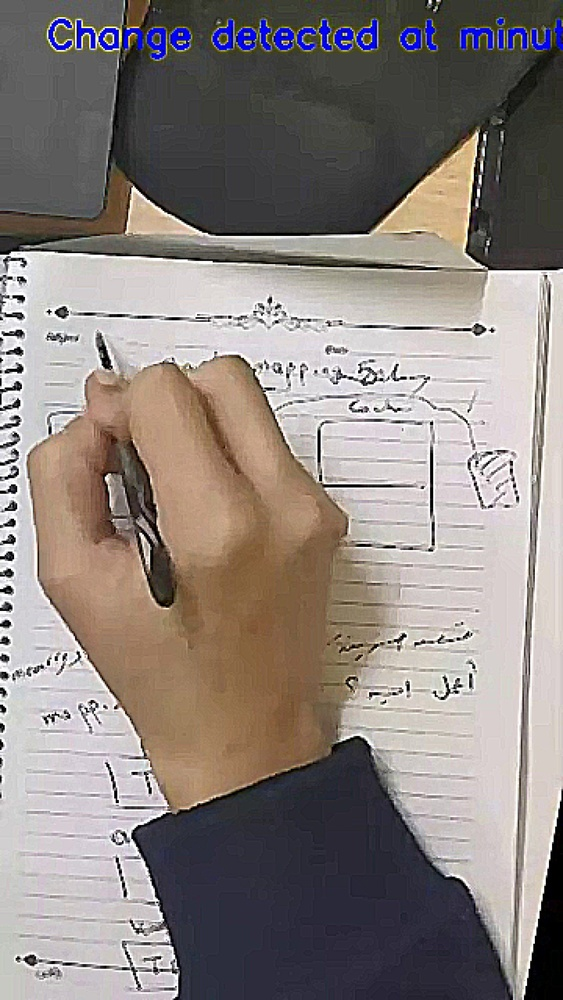
#> input picture Outputs/Enhanced_Photos/enhanced_Cap_frame_0.jpg, 563 x 1000 px, shrunk from 1280 x 2275 before the run; its folder holds only this picture in this run
$ python invert_coloer.py
#> lines starting #> are read from the running program, lines starting #| are printed output that depends on the picture
import numpy as np
import os
from PIL import Image

# 1. تحديد المسارات
input_folder = 'Outputs/Enhanced_Photos'
output_folder = 'Outputs/Final_Photos'

if not os.path.exists(output_folder):
    os.makedirs(output_folder)

# 2. جيب كل الصور
images = os.listdir(input_folder)

for img_name in images:
    if not img_name.endswith('.jpg'):
        continue

    img_path = f'{input_folder}/{img_name}'
    img = Image.open(img_path)
#> img is the input picture: PIL image 563x1000 RGB; mean R, G, B 139.7, 131, 126.9
    img_array = np.array(img)

    # 3. Invert الألوان (سبورة سوداء → خلفية بيضاء)
    inverted = np.invert(img_array)
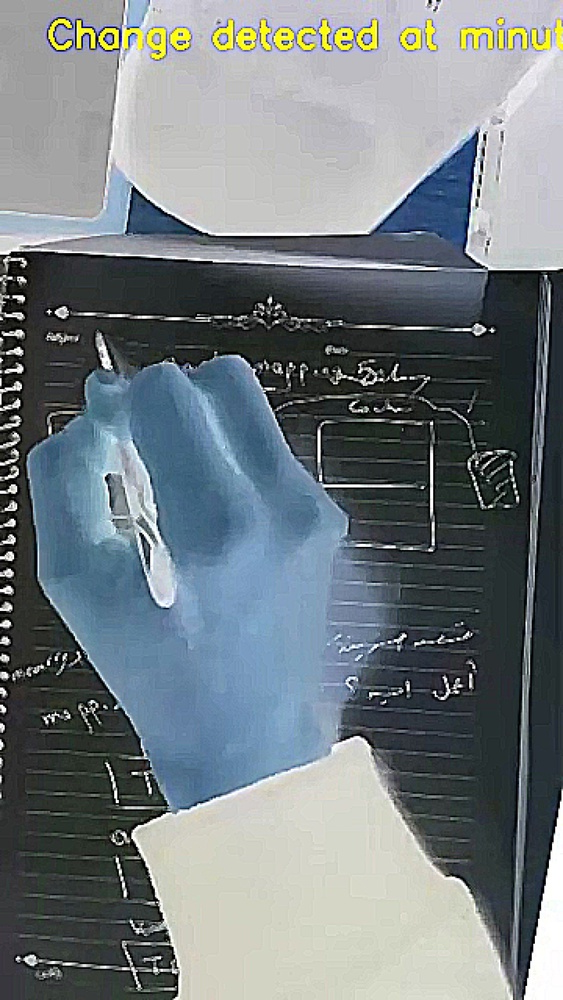
#> inverted: shape (1000, 563, 3); mean R, G, B 115.3, 124, 128.1

    # 4. ضبط التباين
    inverted = np.clip(inverted * 1.5, 0, 255).astype(np.uint8)
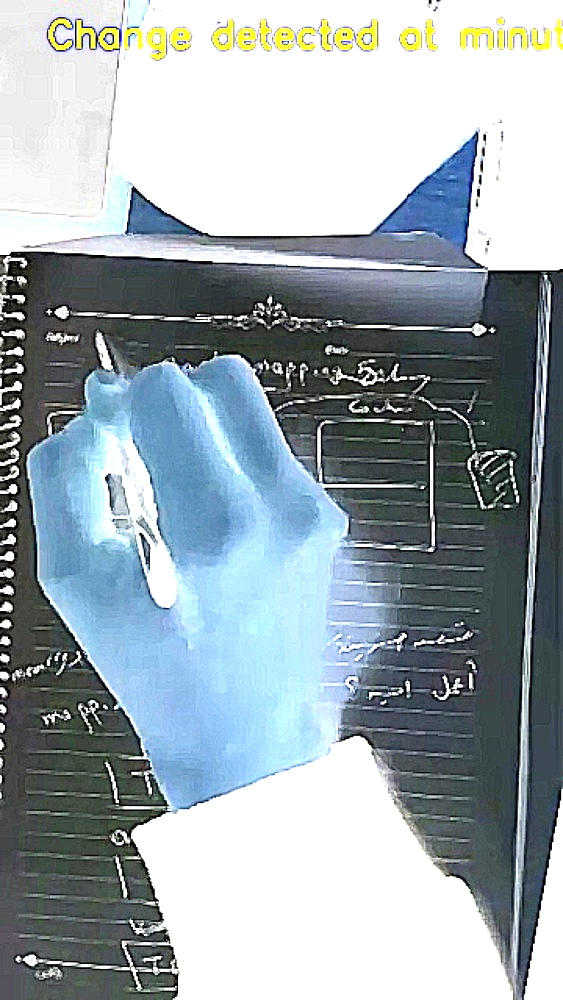
#> inverted: shape (1000, 563, 3); mean R, G, B 155, 167.7, 173.7

    # 5. حفظ الصورة النهائية
    final_img = Image.fromarray(inverted)
    save_path = f'{output_folder}/final_{img_name}'
    final_img.save(save_path)

    print(f"Archived: {img_name}")

print("Done!")

$ run again, on Outputs/Enhanced_Photos/enhanced_Cap_frame_4.jpg
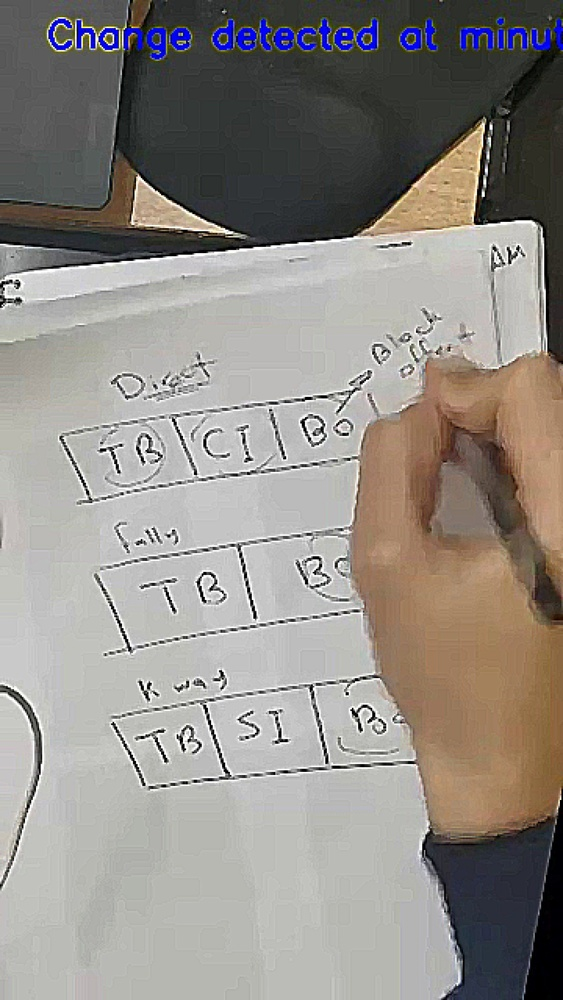
#> input picture Outputs/Enhanced_Photos/enhanced_Cap_frame_4.jpg, 563 x 1000 px, shrunk from 1280 x 2275 before the run
#> img is the input picture: PIL image 563x1000 RGB; mean R, G, B 145.3, 140.5, 135.2
#> `inverted = np.invert(img_array)`:
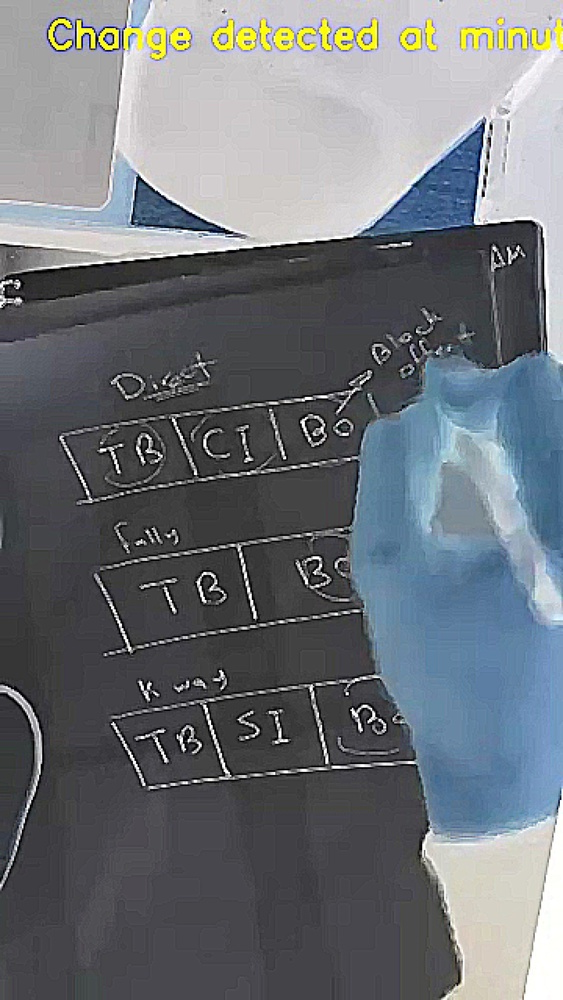
#> inverted: shape (1000, 563, 3); mean R, G, B 109.7, 114.5, 119.8
#> `inverted = np.clip(inverted * 1.5, 0, 255).astype(np.uint8)`:
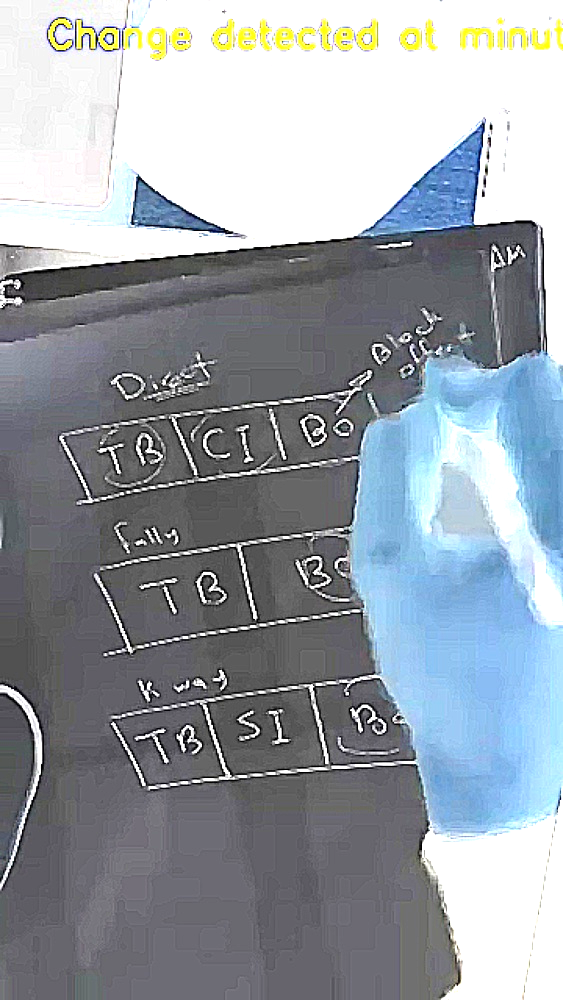
#> inverted: shape (1000, 563, 3); mean R, G, B 150.2, 157.7, 164.9

$ run again, on Outputs/Enhanced_Photos/enhanced_Cap_frame_5.jpg
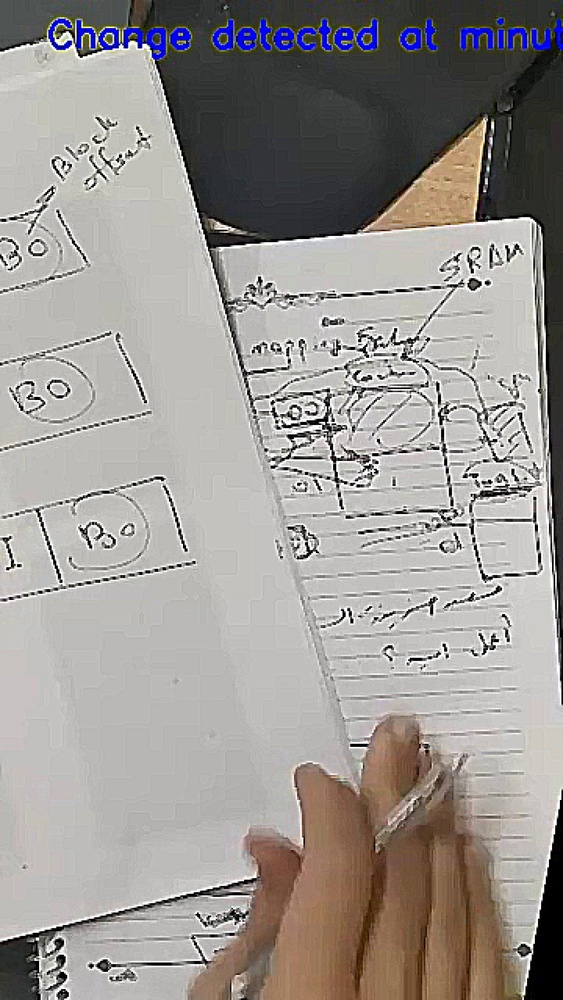
#> input picture Outputs/Enhanced_Photos/enhanced_Cap_frame_5.jpg, 563 x 1000 px, shrunk from 1280 x 2275 before the run
#> img is the input picture: PIL image 563x1000 RGB; mean R, G, B 155.1, 150.8, 147.2
#> `inverted = np.invert(img_array)`:
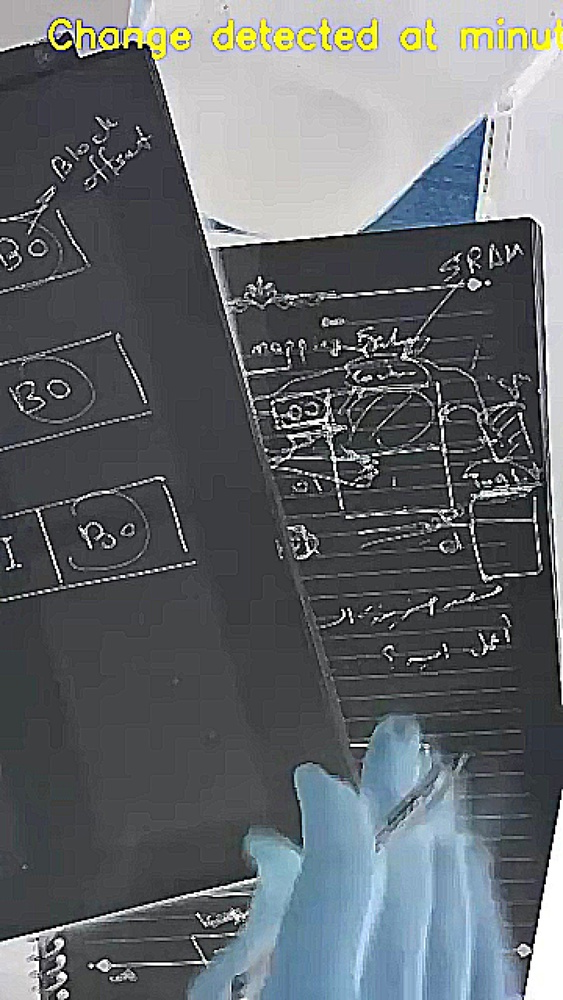
#> inverted: shape (1000, 563, 3); mean R, G, B 99.9, 104.2, 107.8
#> `inverted = np.clip(inverted * 1.5, 0, 255).astype(np.uint8)`:
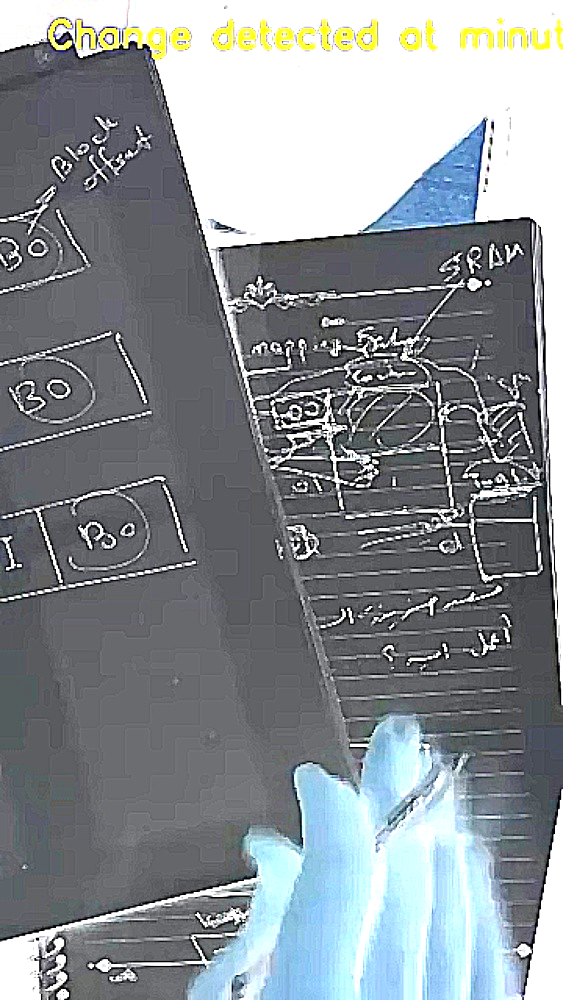
#> inverted: shape (1000, 563, 3); mean R, G, B 137, 143.2, 147.2

$ run again, on Outputs/Enhanced_Photos/enhanced_Cap_frame_6.jpg
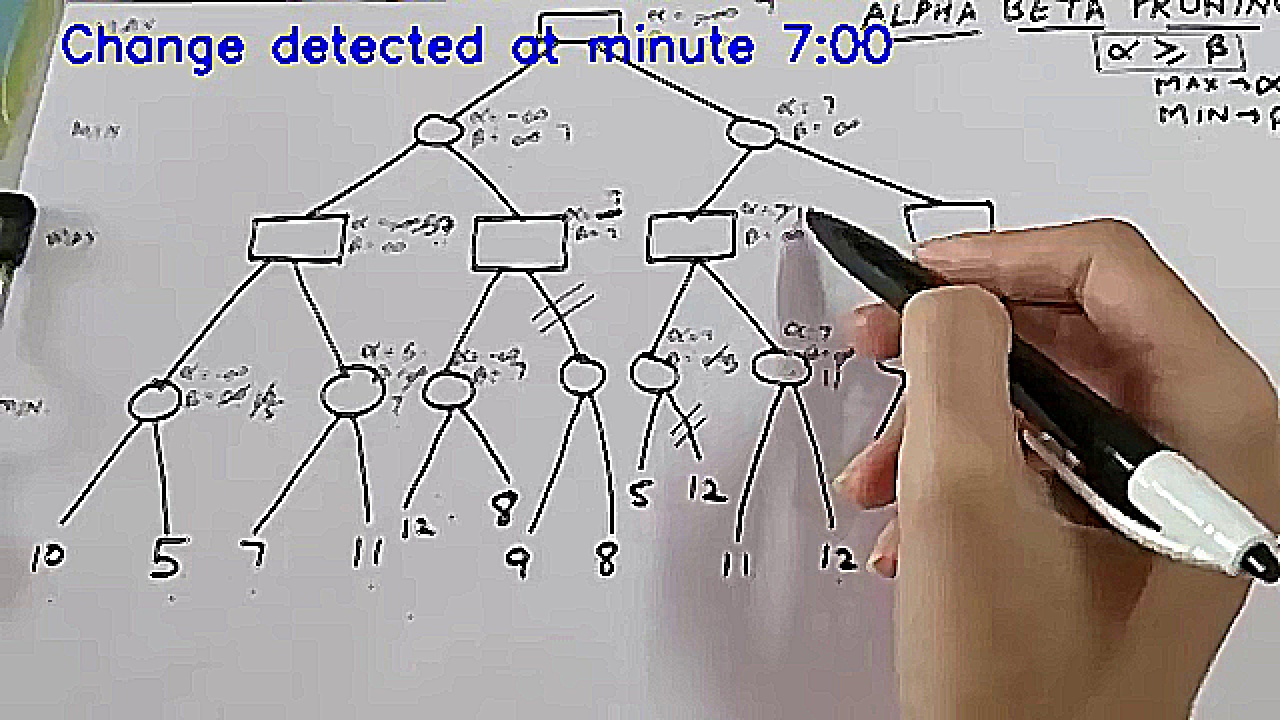
#> input picture Outputs/Enhanced_Photos/enhanced_Cap_frame_6.jpg, 1280 x 720 px
#> img is the input picture: PIL image 1280x720 RGB; mean R, G, B 167.7, 160.8, 159.5
#> `inverted = np.invert(img_array)`:
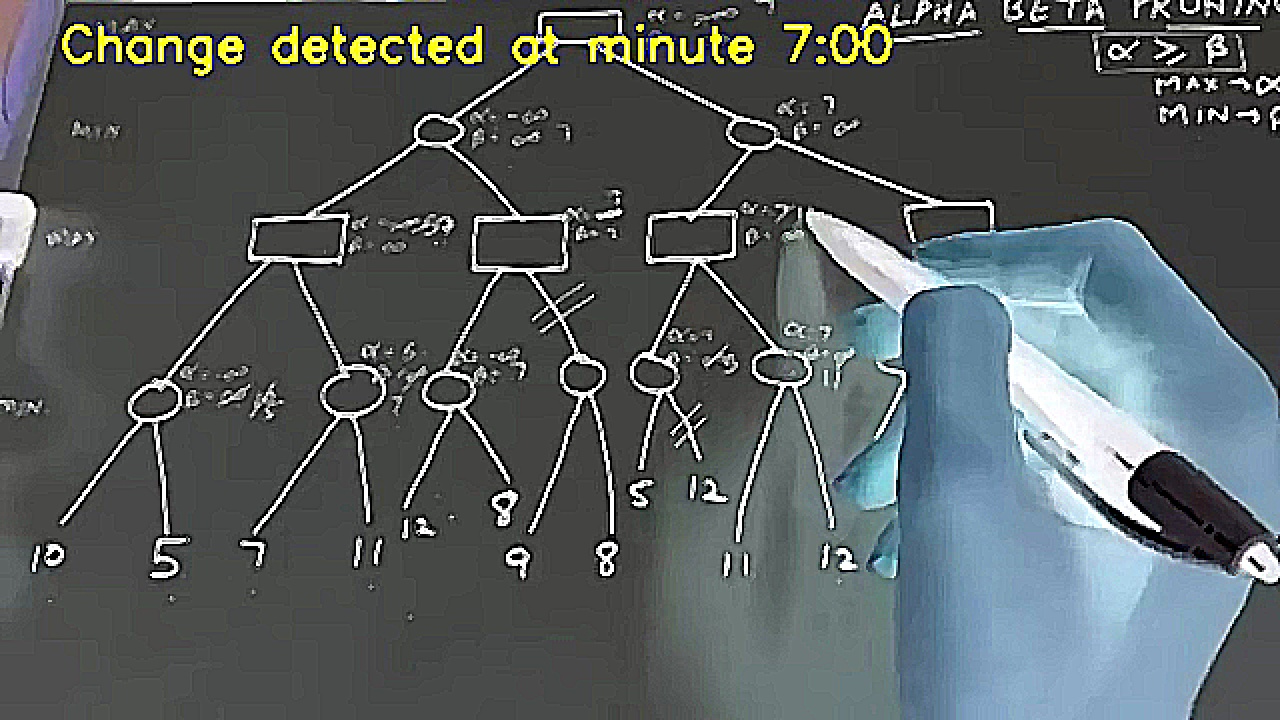
#> inverted: shape (720, 1280, 3); mean R, G, B 87.3, 94.2, 95.5
#> `inverted = np.clip(inverted * 1.5, 0, 255).astype(np.uint8)`:
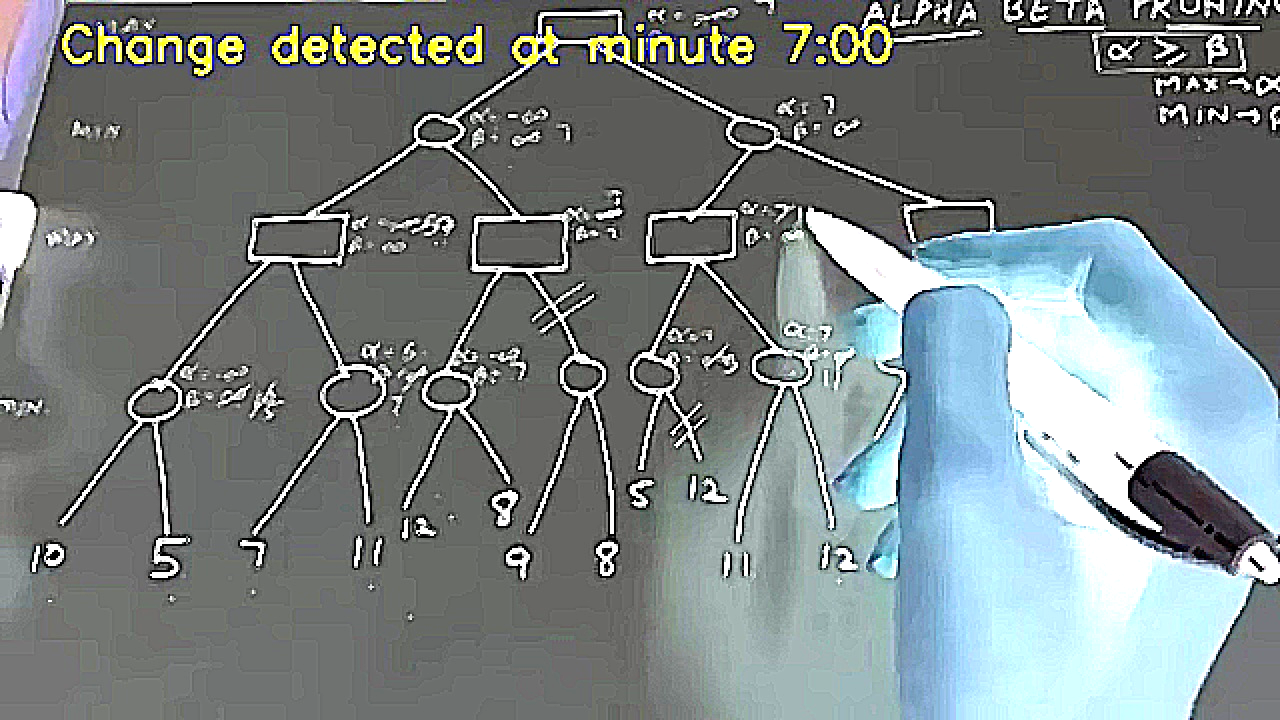
#> inverted: shape (720, 1280, 3); mean R, G, B 122.5, 131.6, 132.4

$ run again, on Outputs/Enhanced_Photos/enhanced_Cap_frame_1.jpg
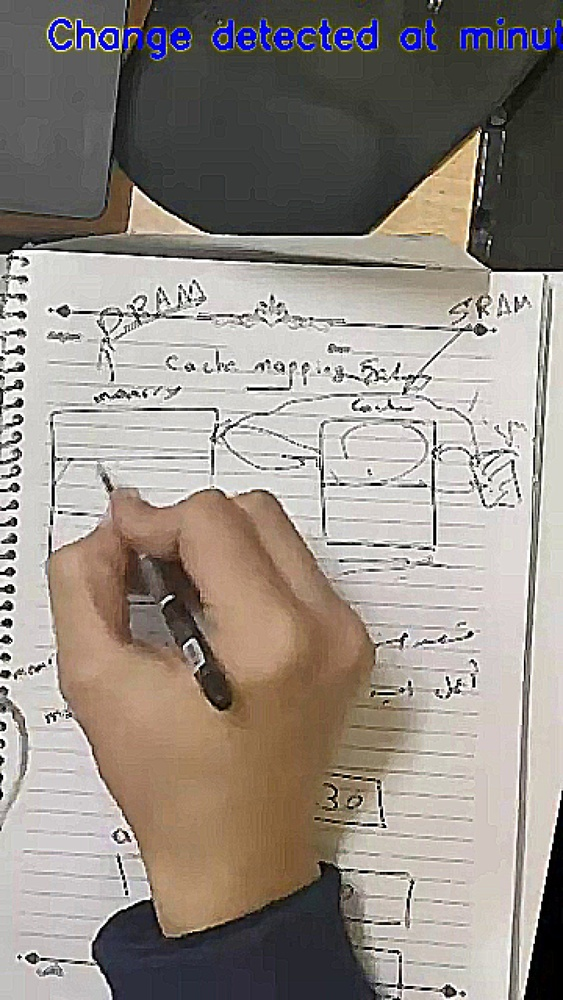
#> input picture Outputs/Enhanced_Photos/enhanced_Cap_frame_1.jpg, 563 x 1000 px, shrunk from 1280 x 2275 before the run
#> img is the input picture: PIL image 563x1000 RGB; mean R, G, B 148.9, 140.8, 133.6
#> `inverted = np.invert(img_array)`:
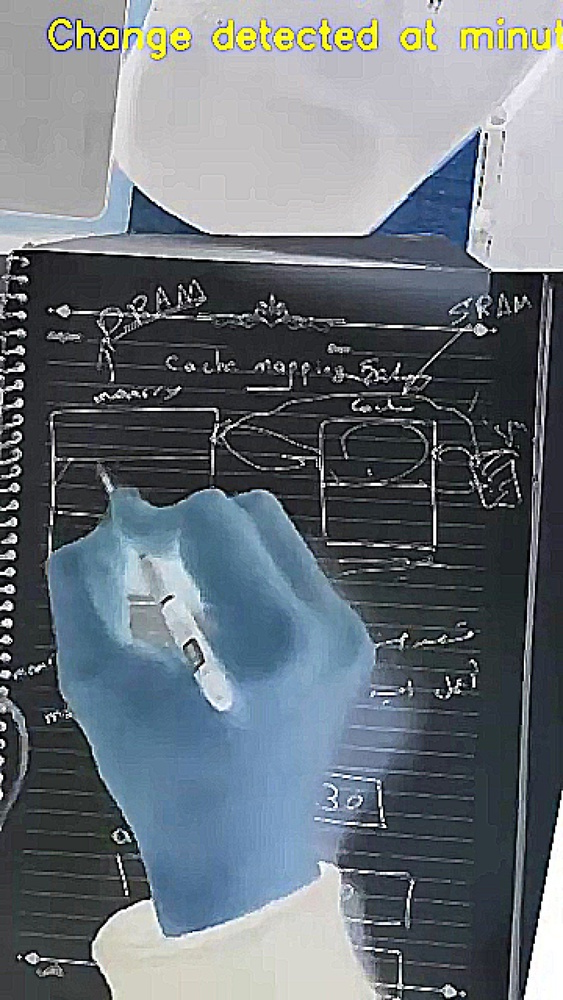
#> inverted: shape (1000, 563, 3); mean R, G, B 106.1, 114.2, 121.4
#> `inverted = np.clip(inverted * 1.5, 0, 255).astype(np.uint8)`:
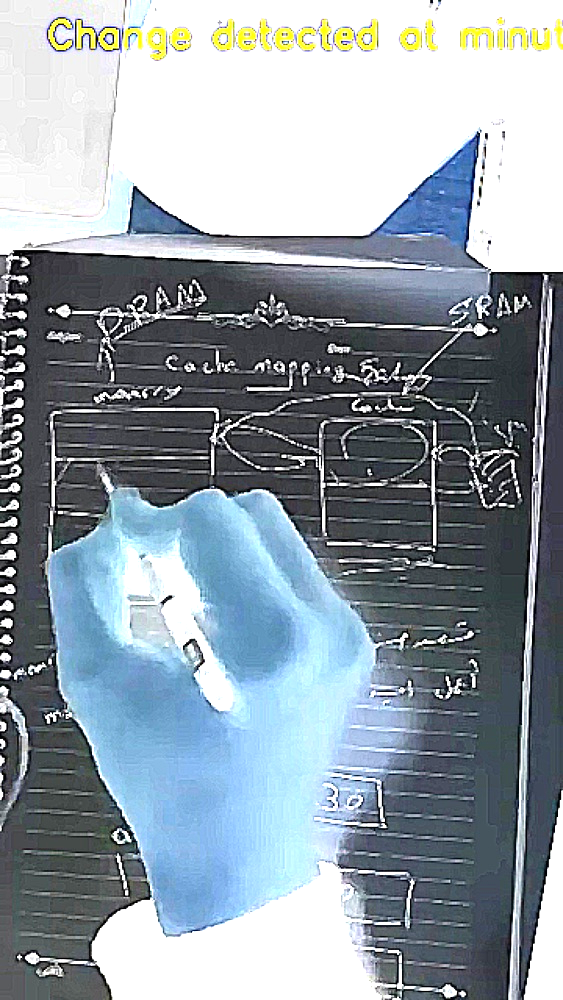
#> inverted: shape (1000, 563, 3); mean R, G, B 145, 156.9, 165.7
